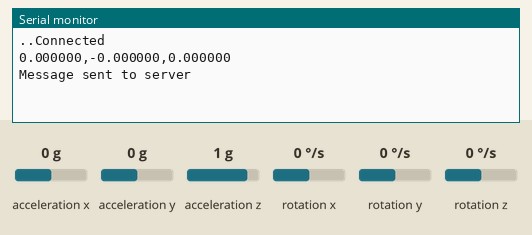
Recording of a sketch running on a simulated ESP8266 (NodeMCU). On the bench: the last lines printed to the serial monitor. The test bench sets the inputs (shaded band); at power-on: acceleration x 0 g, acceleration y 0 g, acceleration z 1 g, rotation z 0 °/s, rotation x 0 °/s, rotation y 0 °/s. WiFi joins after 1.5 s; servers stay silent unless stated.

Above: at 3.2 s.
3.3 s: acceleration x set to -1.4 g
At 3.3 s:
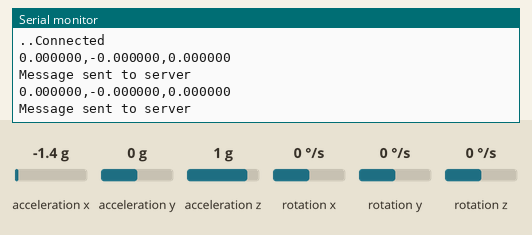
4.8 s: acceleration y set to -1.4 g
At 5.9 s:
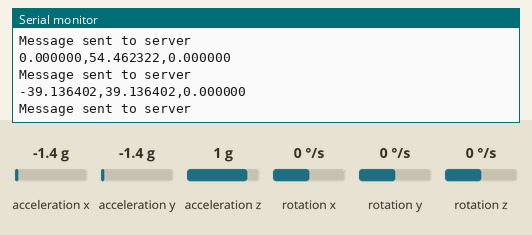
6.3 s: acceleration z set to -1.4 g
At 7.6 s:
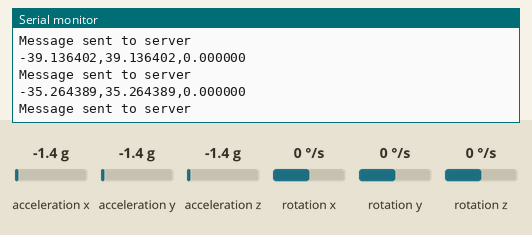
7.8 s: rotation z set to -192 °/s
At 9.0 s:
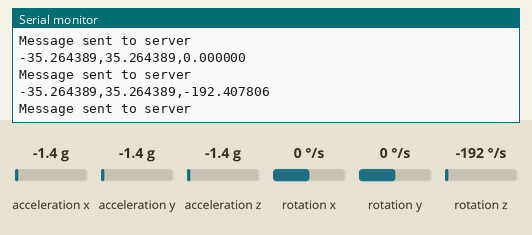
Timing chart, 0 to 10.3 s (numbered marks = the images above; inputs shaded):
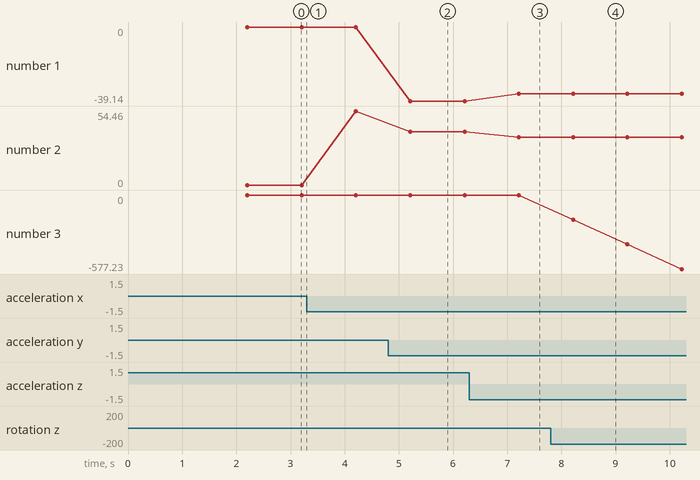

Measured:
- after the input at 4.8 s, the serial monitor: prints a new line after 0.41 s (image 2)
- after the input at 6.3 s, the serial monitor: prints a new line after 0.91 s (image 3)
- after the input at 7.8 s, the serial monitor: prints a new line after 0.42 s (image 4)
- plotted number 1: 0 → -39.14 after the input at 4.8 s, -39.14 → -35.26 after the input at 6.3 s
- plotted number 2: 0 → 54.46 after the input at 3.3 s, 54.46 → 39.14 after the input at 4.8 s, 39.14 → 35.26 after the input at 6.3 s
- plotted number 3: 0 → -577.23 after the input at 7.8 s

The sketch:

client.ino
```cpp
#include <ESP8266WiFi.h>
#include <Wire.h>
#include <MPU6050_light.h>

const char* ssid = "LAPTOP-IO4BI4LC 0162";
const char* password = "lam123456";

const char* serverIP = "192.168.137.1";
const int serverPort = 1234;

MPU6050 mpu(Wire);

void setup() {
    Serial.begin(115200);
    WiFi.begin(ssid, password);
    while (WiFi.status() != WL_CONNECTED) {
    delay(1000);
    Serial.print(".");
    }
    Serial.println("Connected");

    Wire.begin();
    mpu.begin();
}

void loop() {
    if (WiFi.status() == WL_CONNECTED) {
        WiFiClient client;

        if (!client.connect(serverIP, serverPort)) {
            Serial.println("Connection failed.");
            delay(2000);
            return;
        }

        while (1) {
            mpu.update();

            float x, y, z;

            // Set values to send
            x = mpu.getAngleX();
            y = mpu.getAngleY();
            z = mpu.getAngleZ();

            Serial.printf("%f,", x);
            Serial.printf("%f,", y);
            Serial.printf("%f\n", z);

            String message = String(x) + "," + String(y) + "," + String(z);
            client.print(message);
            Serial.println("Message sent to server");
            delay(1000);
        }


    }
}
```
